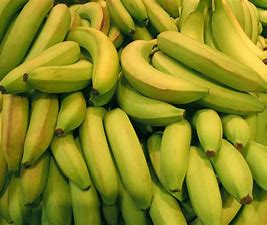
#> input picture images/Banana/OIP (1).jpg, 267 x 225 px, found by its file name; its folder holds only this picture in this run
$ jupyter execute --allow-errors Mini_Project.ipynb   (shell and % lines are left out)
#> lines starting #> are read from the running program, lines starting #| are printed output that depends on the picture
#> further down, img_array is the input picture: shape (225, 267, 3); mean R, G, B 139.8, 138, 32.6
#> `img_resized = resize(img_array,(150,150,3))`:
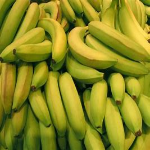
#> img_resized: shape (150, 150, 3) float64; mean R, G, B 0.548, 0.541, 0.128
<a href="https://colab.research.google.com/github/Bilal-programmer/Mini-Project/blob/master/Mini_Project.ipynb" target="_parent"></a>

[cell 1]
# Preprocessing
import os
import matplotlib.pyplot as plt
import numpy as np
from skimage.io import imread             # Used for image reading
from skimage.transform import resize      # Used for resizing

target = []
images = []
flat_data = []

Data_dir = "/content/images"
Categories = ['Banana', 'Grapes']

#> (the rest of this cell did not finish here and is left out)

[cell 2]
flat_data

[cell 3]
target

[cell 4]
unique, count = np.unique(target, return_counts=True)
plt.bar(Categories,count)
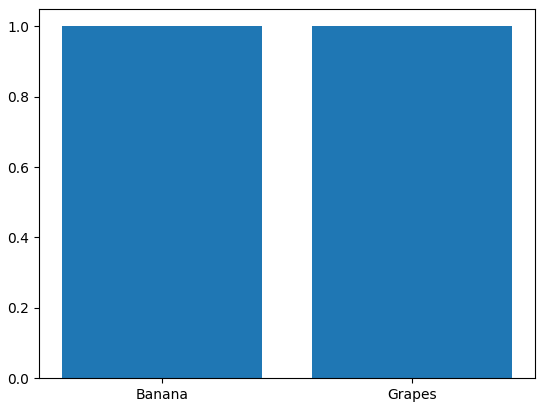
#> figure drawn by matplotlib, 1 panel
